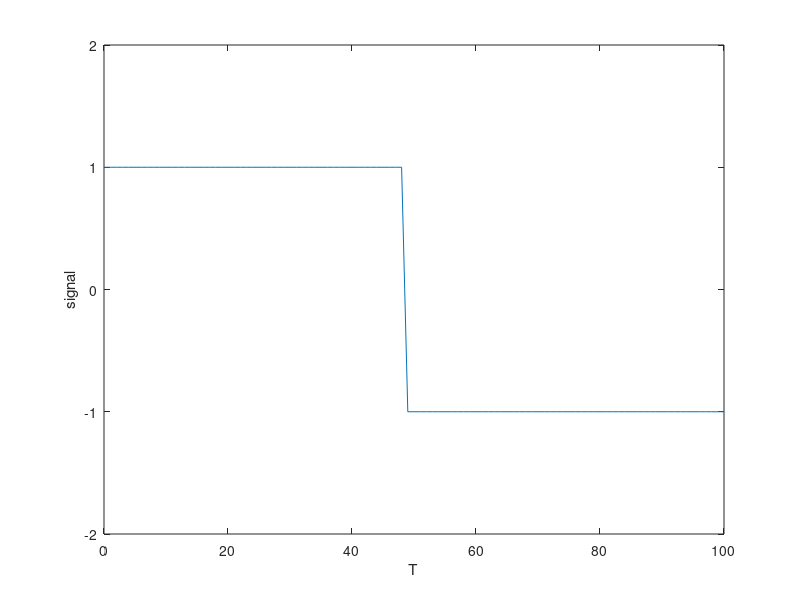
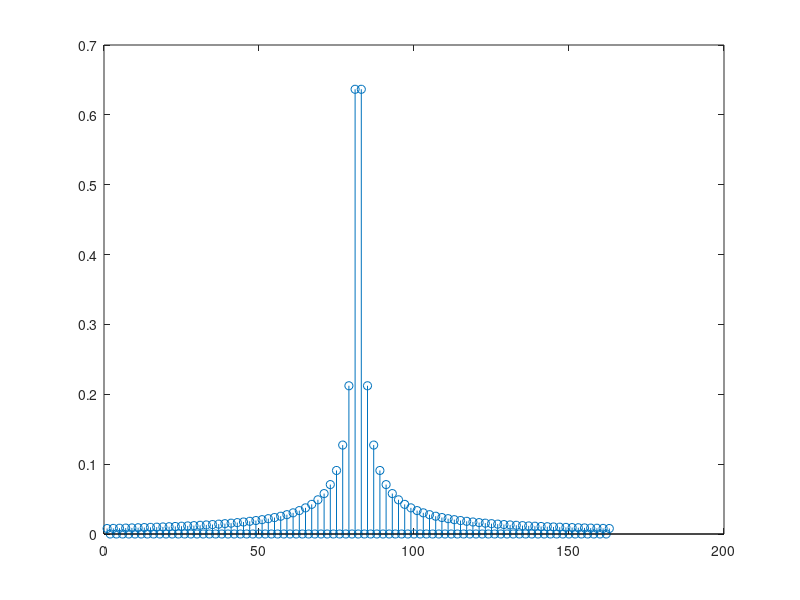
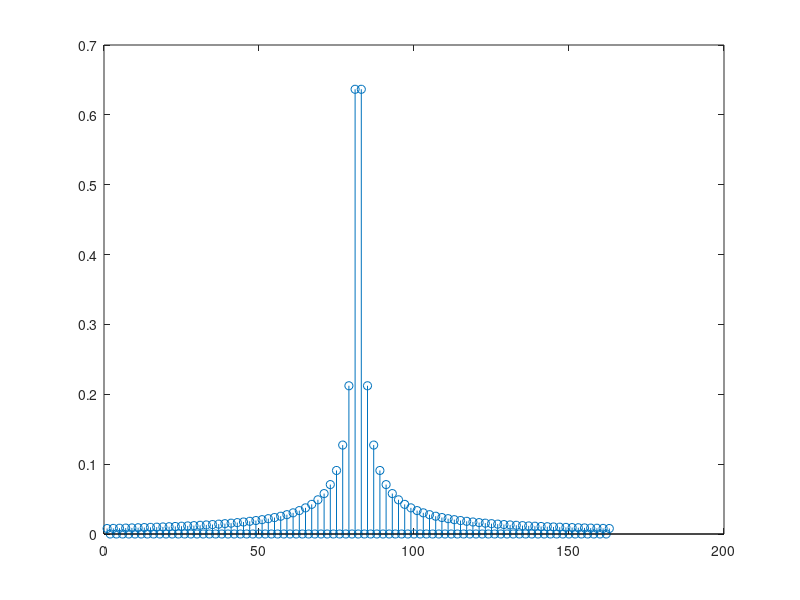
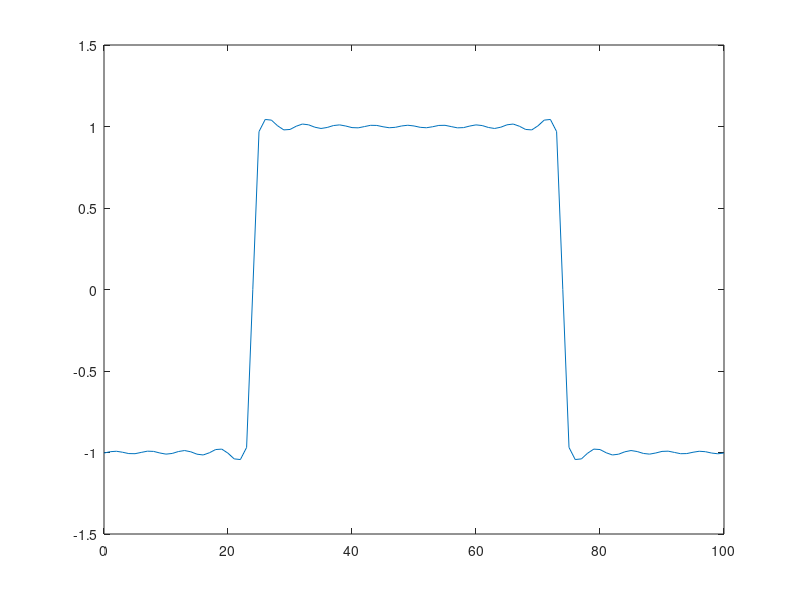

MATLAB code to generate these figures, in order:
T = 100;
A = 1;
t = 0 : T;
st = zeros(1,length(t));



for s = 1 : length(t)
if s < T / 2
st(s) = A;
else
st(s) = -A;
end
end



figure()
plot(t, st);
xlabel('T');
ylabel('signal');
ylim([-A - 1, A + 1]);



kmax = 81;
kmin = -kmax;
c = kmin : kmax;
ck = c;
for s = 1 : length(c)
if mod(s,2)
ck(s) = (A * 2) / (1j * pi * c(s));
else
ck(s) = 0;
end
end



figure();
stem(abs(ck));



ck2 = zeros(length(ck), 1);
for k = 1 : length(ck)
ck2(k) = ck(k) * exp((-1i * 2 * pi * c(k) * T/4) / T);
end
figure();
stem(abs(ck2));
rad2deg(angle(ck2))';




st_new = zeros(1, length(st));
for s = 1 : length(t)
for k = 1 : length(c)
st_new(s) = st_new(s) + ck(k) * exp((1i * 2 * pi * c(k) * s) / T);
end
end




st_new_2 = zeros(1, length(st));
for s = 1 : length(t)
for k = 1 : length(c)
st_new_2(s) = st_new_2(s) + ck2(k) * exp((1i * 2 * pi * c(k) * s) / T);
end
end



figure();
plot(t, real(st_new_2));